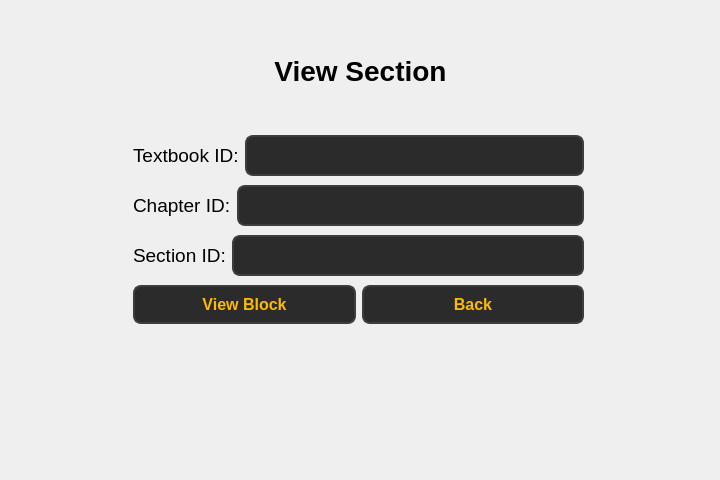
<?xml version="1.0" encoding="UTF-8"?>
<ui version="4.0">
 <class>Form</class>
 <widget class="QWidget" name="Form">
  <property name="geometry">
   <rect>
    <x>0</x>
    <y>0</y>
    <width>720</width>
    <height>480</height>
   </rect>
  </property>
  <property name="windowTitle">
   <string>Form</string>
  </property>
  <widget class="QLabel" name="label">
   <property name="geometry">
    <rect>
     <x>140</x>
     <y>50</y>
     <width>441</width>
     <height>41</height>
    </rect>
   </property>
   <property name="font">
    <font>
     <pointsize>21</pointsize>
     <bold>true</bold>
    </font>
   </property>
   <property name="text">
    <string>View Section</string>
   </property>
   <property name="alignment">
    <set>Qt::AlignmentFlag::AlignCenter</set>
   </property>
  </widget>
  <widget class="QWidget" name="">
   <property name="geometry">
    <rect>
     <x>133</x>
     <y>132</y>
     <width>451</width>
     <height>199</height>
    </rect>
   </property>
   <layout class="QVBoxLayout" name="verticalLayout">
    <item>
     <layout class="QHBoxLayout" name="horizontalLayout">
      <item>
       <widget class="QLabel" name="label_2">
        <property name="font">
         <font>
          <pointsize>14</pointsize>
         </font>
        </property>
        <property name="text">
         <string>Textbook ID:</string>
        </property>
       </widget>
      </item>
      <item>
       <widget class="QLineEdit" name="lineEdit">
        <property name="styleSheet">
         <string notr="true">QLineEdit {
        background-color: #2b2b2b;  /* Dark background */
        color: #fcba03;  /* Text color */
        border: 2px solid #3d3d3d;  /* Border color */
        border-radius: 8px;  /* Rounded corners */
        padding: 8px;  /* Padding inside the input field */
        font-size: 16px;  /* Font size */
        font-weight: bold;  /* Bold font */
    }

    QLineEdit:hover {
        background-color: #3d3d3d;  /* Background when hovered */
        border: 2px solid #fcba03;  /* Border color when hovered */
    }

    QLineEdit:focus {
        background-color: #1a1a1a;  /* Background when focused */
        border: 2px solid #fcba03;  /* Border color when focused */
        color: #ffffff;  /* Text color when focused */
    }</string>
        </property>
       </widget>
      </item>
     </layout>
    </item>
    <item>
     <layout class="QHBoxLayout" name="horizontalLayout_2">
      <item>
       <widget class="QLabel" name="label_4">
        <property name="font">
         <font>
          <pointsize>14</pointsize>
         </font>
        </property>
        <property name="text">
         <string>Chapter ID:</string>
        </property>
       </widget>
      </item>
      <item>
       <widget class="QLineEdit" name="lineEdit_2">
        <property name="styleSheet">
         <string notr="true">QLineEdit {
        background-color: #2b2b2b;  /* Dark background */
        color: #fcba03;  /* Text color */
        border: 2px solid #3d3d3d;  /* Border color */
        border-radius: 8px;  /* Rounded corners */
        padding: 8px;  /* Padding inside the input field */
        font-size: 16px;  /* Font size */
        font-weight: bold;  /* Bold font */
    }

    QLineEdit:hover {
        background-color: #3d3d3d;  /* Background when hovered */
        border: 2px solid #fcba03;  /* Border color when hovered */
    }

    QLineEdit:focus {
        background-color: #1a1a1a;  /* Background when focused */
        border: 2px solid #fcba03;  /* Border color when focused */
        color: #ffffff;  /* Text color when focused */
    }</string>
        </property>
       </widget>
      </item>
     </layout>
    </item>
    <item>
     <layout class="QHBoxLayout" name="horizontalLayout_3">
      <item>
       <widget class="QLabel" name="label_5">
        <property name="font">
         <font>
          <pointsize>14</pointsize>
         </font>
        </property>
        <property name="text">
         <string>Section ID:</string>
        </property>
       </widget>
      </item>
      <item>
       <widget class="QLineEdit" name="lineEdit_3">
        <property name="styleSheet">
         <string notr="true">QLineEdit {
        background-color: #2b2b2b;  /* Dark background */
        color: #fcba03;  /* Text color */
        border: 2px solid #3d3d3d;  /* Border color */
        border-radius: 8px;  /* Rounded corners */
        padding: 8px;  /* Padding inside the input field */
        font-size: 16px;  /* Font size */
        font-weight: bold;  /* Bold font */
    }

    QLineEdit:hover {
        background-color: #3d3d3d;  /* Background when hovered */
        border: 2px solid #fcba03;  /* Border color when hovered */
    }

    QLineEdit:focus {
        background-color: #1a1a1a;  /* Background when focused */
        border: 2px solid #fcba03;  /* Border color when focused */
        color: #ffffff;  /* Text color when focused */
    }</string>
        </property>
       </widget>
      </item>
     </layout>
    </item>
    <item>
     <layout class="QHBoxLayout" name="horizontalLayout_4">
      <item>
       <widget class="QPushButton" name="pushButton">
        <property name="styleSheet">
         <string notr="true">QPushButton {
        background-color: #2b2b2b;  
        color: #fcba03;              
        border: 2px solid #3d3d3d;      
        border-radius: 8px;          
        padding: 8px 16px;            
        font-size: 16px;            
        font-weight: bold;
    
    }

    QPushButton:hover {
        background-color: #fcba03;
		 color: #000000;
        border: 2px solid #5a5a5a;    
    }

    QPushButton:pressed {
        background-color: #1a1a1a;      
        border: 2px solid #2b2b2b;      
    }</string>
        </property>
        <property name="text">
         <string>View Block</string>
        </property>
       </widget>
      </item>
      <item>
       <widget class="QPushButton" name="pushButton_back">
        <property name="styleSheet">
         <string notr="true">QPushButton {
        background-color: #2b2b2b;  
        color: #fcba03;              
        border: 2px solid #3d3d3d;      
        border-radius: 8px;          
        padding: 8px 16px;            
        font-size: 16px;            
        font-weight: bold;
    
    }

    QPushButton:hover {
        background-color: #fcba03;
		 color: #000000;
        border: 2px solid #5a5a5a;    
    }

    QPushButton:pressed {
        background-color: #1a1a1a;      
        border: 2px solid #2b2b2b;      
    }</string>
        </property>
        <property name="text">
         <string>Back</string>
        </property>
       </widget>
      </item>
     </layout>
    </item>
   </layout>
  </widget>
 </widget>
 <resources/>
 <connections/>
</ui>
